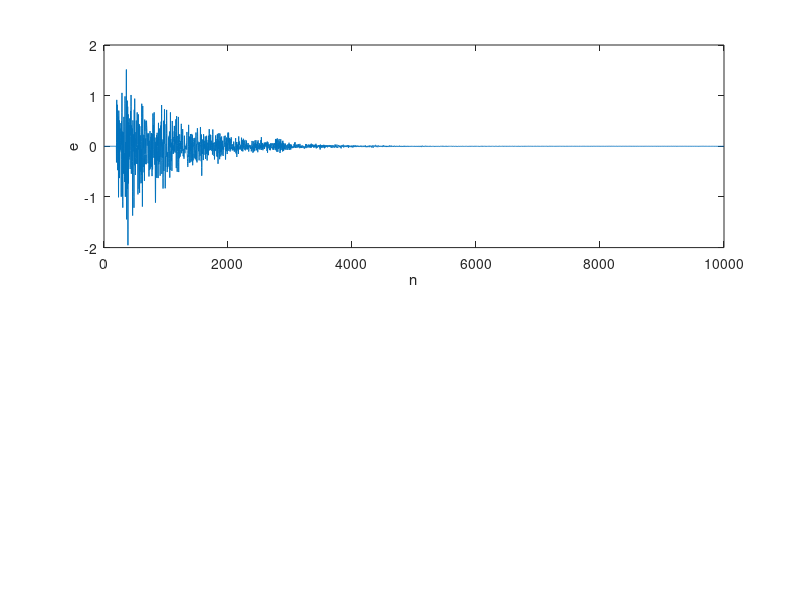

Write MATLAB code to recreate this figure. (Note: this script raises an error after producing the figure.)
clear all;
clc;

%% parameterek
[PB,PA]=ellip(6,1,60,0.3); % elsodleges ut P=PB/PA
A=2; Delta=50;             % masodlagos ut: S(z)=A*z^-Delta
x=wgn(1,10000,1);          % referenciajel
mu=1e-4;                   % batorsagi tenyezo
L=200;                     % adaptiv szuro hossza

%% 1. eset: kesleltetes a masodlagos utban, azonnali adaptacio
d=filter(PB,PA,x); d=[zeros(1,Delta) d(1:end-Delta)]; % zavarjel
r=[zeros(1,Delta) A*x(1:end-Delta)];                  % szurt referenciajel
e=zeros(size(d));                                     % hibajel
W=zeros(1,L);                                         % adaptiv szuro
y_shr=zeros(1,Delta+1);                               % kimeneti jel buffere
for ii=L:length(d)
    y_shr=[x(ii-L+1:ii)*W' y_shr(1:end-1)];
    y=y_shr(end)*A;
    e(ii)=d(ii)-y;
    W=W+2*mu*r(ii-L+1:ii)*e(ii);
end
figure(1);
subplot(211);
plot(e);
xlabel('n');
ylabel('e');
axis([0 length(e)-1 minmax(e)]);
figure(2);
subplot(211);
plot((0:8191)/8192,20*log10(abs(fft(W,8192))));
[H,omega]=freqz(PB/A,PA,8192);
hold on;
plot(omega/pi/2,20*log10(abs(H)),'r');
hold off;
xlim([0 0.5]);
xlabel('f');
legend('|W(z)| [dB]','|P(z)/S(z)| [dB]');

%% 2. eset: kesleltetett adaptacio, a masodlagos ut kesleltetesmentes
d=filter(PB,PA,x);      % zavarjel
r=A*x;                  % szurt referenciajel
e=zeros(size(d));       % hibajel
W=zeros(1,L);           % adaptiv szuro
dW=zeros(Delta+1,L);    % a sulymodositasok buffere
for ii=L:length(d)
    y=A*x(ii-L+1:ii)*W';
    e(ii)=d(ii)-y;
    dW=[2*mu*r(ii-L+1:ii)*e(ii) ; dW(1:end-1,:)];
    W=W+dW(end,:);
end
figure(1);
subplot(212);
plot(e);
xlabel('n');
ylabel('e');
axis([0 length(e)-1 minmax(e)]);
figure(2);
subplot(212);
plot((0:8191)/8192,20*log10(abs(fft(W,8192))));
[H,omega]=freqz(PB/A,PA,8192);
hold on;
plot(omega/pi/2,20*log10(abs(H)),'r');
hold off;
xlim([0 0.5]);
xlabel('f');
legend('|W(z)| [dB]','|P(z)/S(z)| [dB]');